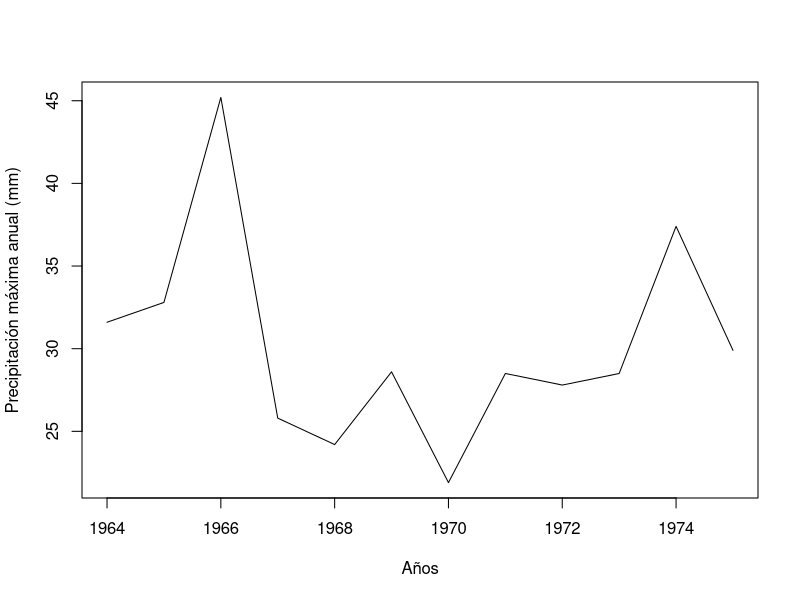

Recreate this plot in R. (Note: this script raises an error after producing the figure.)
## ---- chunk 1
plot(x=c(1964,1965,1966,1967,1968,1969,1970,1971,1972,1973,1974,1975), y=c(31.6,32.8,45.2,25.8,24.2,28.6,21.9,28.5,27.8,28.5,37.4,29.9),type = "l", ylab = "Precipitación máxima anual (mm)", xlab = "Años")
## ---- chunk 2
mapa_mundo <- map_data("world")

mapa_mundo %>%
  ggplot() +
  geom_polygon(aes( x= long, y = lat, group = group),
               fill = "black",
               color = "white")
